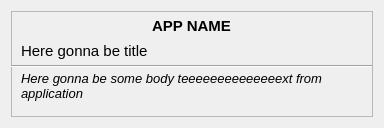
<?xml version="1.0" encoding="UTF-8"?>
<ui version="4.0">
 <class>NotificationForm</class>
 <widget class="QWidget" name="NotificationForm">
  <property name="geometry">
   <rect>
    <x>0</x>
    <y>0</y>
    <width>384</width>
    <height>128</height>
   </rect>
  </property>
  <property name="windowTitle">
   <string>Form</string>
  </property>
  <property name="styleSheet">
   <string notr="true"/>
  </property>
  <layout class="QVBoxLayout" name="verticalLayout_2">
   <item>
    <layout class="QVBoxLayout" name="verticalLayout">
     <item>
      <widget class="QFrame" name="frame">
       <property name="cursor">
        <cursorShape>IBeamCursor</cursorShape>
       </property>
       <property name="autoFillBackground">
        <bool>true</bool>
       </property>
       <property name="frameShape">
        <enum>QFrame::StyledPanel</enum>
       </property>
       <property name="frameShadow">
        <enum>QFrame::Raised</enum>
       </property>
       <widget class="QLabel" name="app_title_label">
        <property name="geometry">
         <rect>
          <x>0</x>
          <y>-1</y>
          <width>361</width>
          <height>31</height>
         </rect>
        </property>
        <property name="font">
         <font>
          <family>Ubuntu</family>
          <pointsize>11</pointsize>
          <bold>true</bold>
         </font>
        </property>
        <property name="text">
         <string>APP NAME</string>
        </property>
        <property name="alignment">
         <set>Qt::AlignCenter</set>
        </property>
       </widget>
       <widget class="QLabel" name="title_label">
        <property name="geometry">
         <rect>
          <x>10</x>
          <y>30</y>
          <width>341</width>
          <height>20</height>
         </rect>
        </property>
        <property name="font">
         <font>
          <family>Ubuntu</family>
          <pointsize>11</pointsize>
         </font>
        </property>
        <property name="text">
         <string>Here gonna be title</string>
        </property>
       </widget>
       <widget class="QLabel" name="body_label">
        <property name="geometry">
         <rect>
          <x>10</x>
          <y>60</y>
          <width>341</width>
          <height>41</height>
         </rect>
        </property>
        <property name="font">
         <font>
          <family>Ubuntu</family>
          <pointsize>10</pointsize>
          <italic>true</italic>
         </font>
        </property>
        <property name="text">
         <string>Here gonna be some body teeeeeeeeeeeeeext from application</string>
        </property>
        <property name="alignment">
         <set>Qt::AlignLeading|Qt::AlignLeft|Qt::AlignTop</set>
        </property>
        <property name="wordWrap">
         <bool>true</bool>
        </property>
       </widget>
       <widget class="Line" name="line_between_title_and_body">
        <property name="geometry">
         <rect>
          <x>0</x>
          <y>50</y>
          <width>361</width>
          <height>10</height>
         </rect>
        </property>
        <property name="orientation">
         <enum>Qt::Horizontal</enum>
        </property>
       </widget>
      </widget>
     </item>
    </layout>
   </item>
  </layout>
 </widget>
 <resources/>
 <connections/>
</ui>
